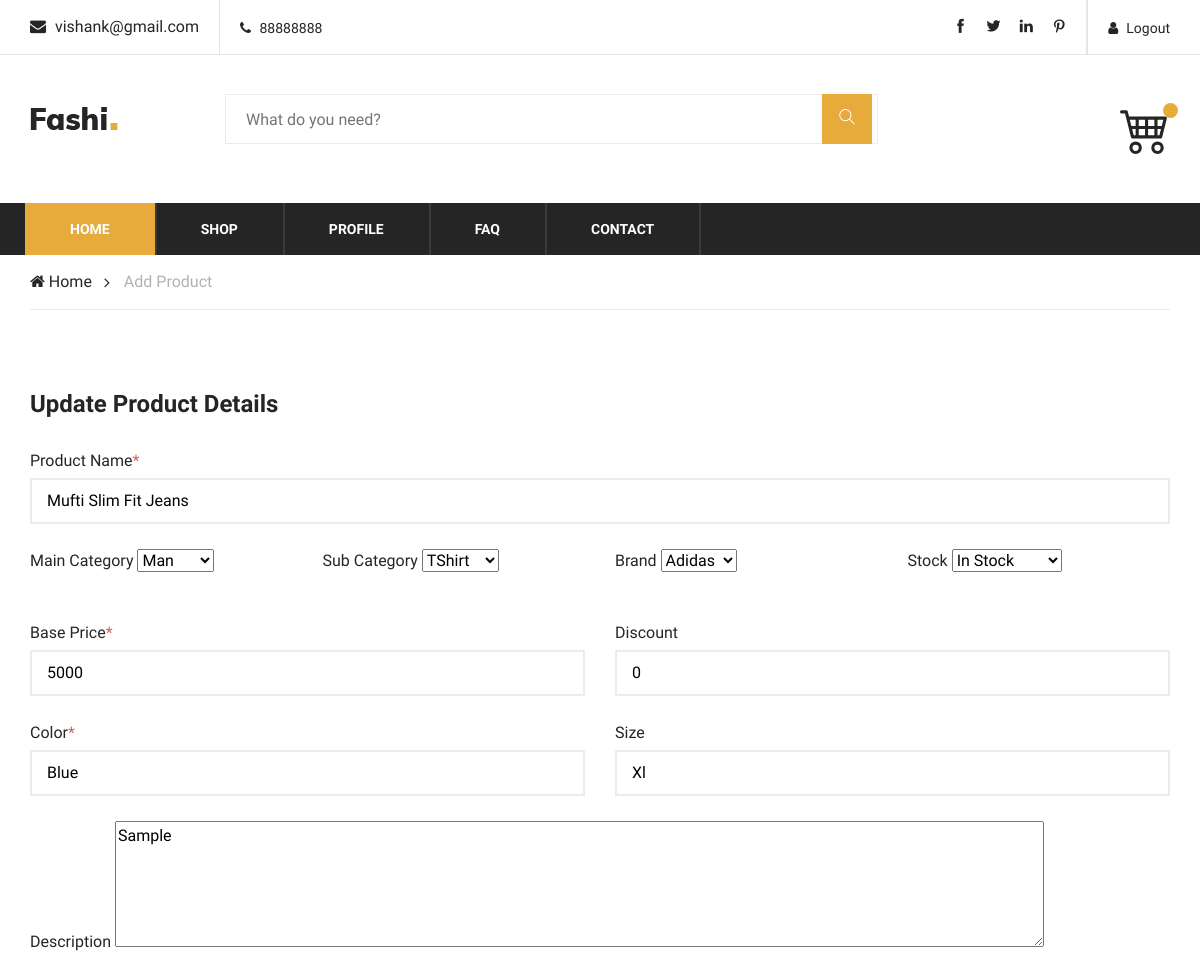
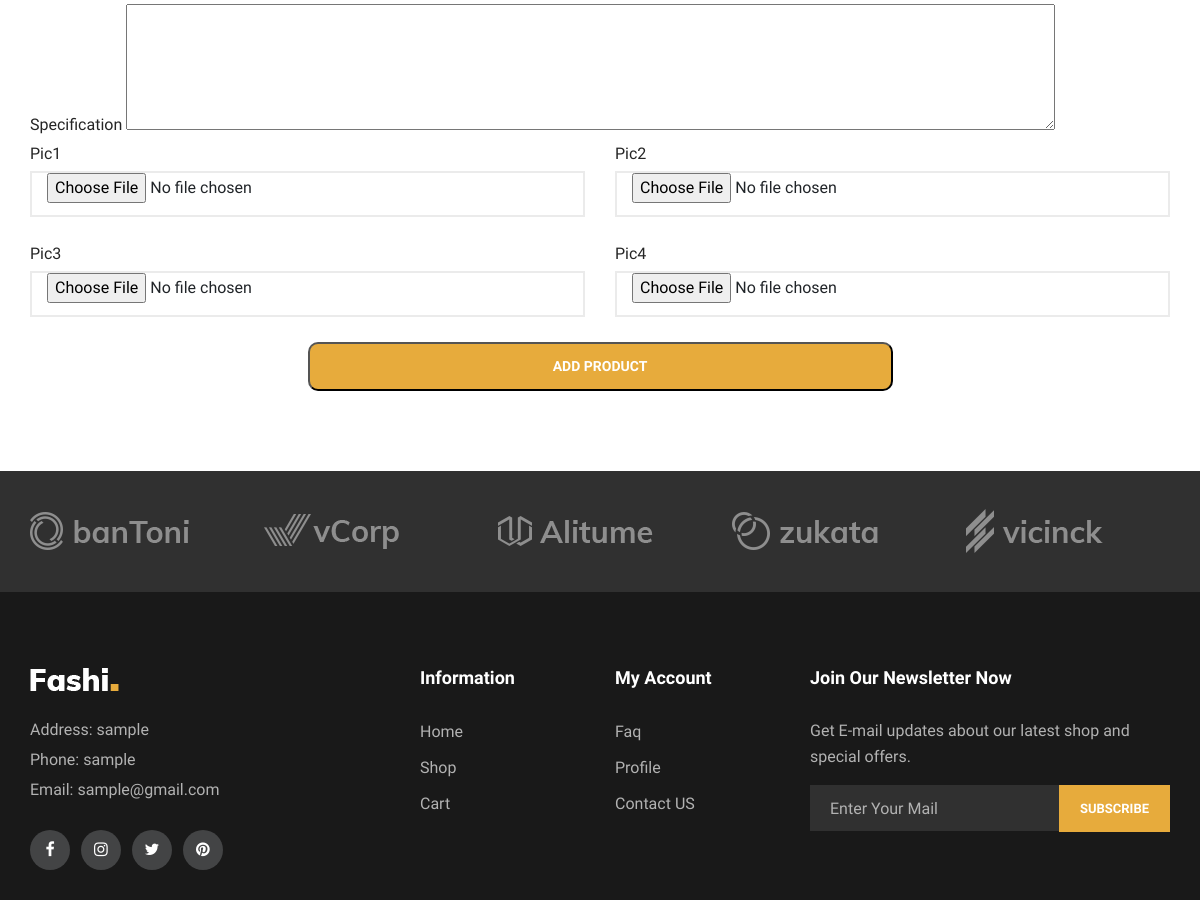
Page /editProduct/1/ (signed in) on the committed database (2 pictures, top to bottom).
### mainApp/models.py (models this page shows, shortened)
class Product(models.Model):
    pid = models.AutoField(primary_key=True)
    name = models.CharField(max_length=50)
    mainCat = models.ForeignKey(MainCat,on_delete=models.CASCADE)
    subCat = models.ForeignKey(SubCat,on_delete=models.CASCADE)
    brand = models.ForeignKey(Brand,on_delete=models.CASCADE)
    seller = models.ForeignKey(Seller,on_delete=models.CASCADE)
    basePrice = models.IntegerField()
    discount = models.IntegerField(default=0,null=True,blank=True)
    finalPrice = models.IntegerField(default=0,null=True,blank=True)
    color = models.CharField(max_length=20)
    size = models.CharField(max_length=10)
    description = models.TextField()
    time = models.DateTimeField(auto_now=True)
    stock = models.BooleanField(default=True)
    pic1 = models.ImageField(upload_to="images/")
    pic2 = models.ImageField(upload_to="images/")
    pic3 = models.ImageField(upload_to="images/")
    pic4 = models.ImageField(upload_to="images/")

### mainApp/views.py (the view, shortened to what this page needs)
# urls.py: path("editProduct/<int:num>/",views.editProduct),
@login_required(login_url='/login/')
def editProduct(request,num):
    mainCat = MainCat.objects.all()
    subCat = SubCat.objects.all()
    brand = Brand.objects.all()
    p = Product.objects.get(pid=num)
    return render(request,"editProduct.html",{
                                    "MC":mainCat,
                                    "SC":subCat,
                                    "BR":brand,
                                    "Product":p
                                    })

### mainApp/models.py (called while the page is built)
    def __str__(self):
        return self.name

    def __str__(self):
        return self.name

    def __str__(self):
        return self.name

### mainApp/templates/editProduct.html (shortened to what this page needs)
{% extends 'index.html' %}
{% load static %}
{% block body %}
<div class="breacrumb-section">
    <div class="container">
        <div class="row">
            <div class="col-lg-12">
                <div class="breadcrumb-text product-more">
                    <a href="/"><i class="fa fa-home"></i> Home</a>
                    <span>Add Product</span>
                </div>
            </div>
        </div>
    </div>
</div>
<section class="checkout-section spad">
    <div class="container">
        <form action="#" method="post" class="checkout-form" enctype="multipart/form-data">
            <div class="row">
                <div class="col-lg-12">
                    <h4>Update Product Details</h4>
                    <div class="row">
                        <div class="col-lg-12">
                            <label for="name">Product Name<span>*</span></label>
                            <input type="text" id="name" name="name" value="{{Product.name}}">
                        </div>
                        <div class="col-lg-3">
                            <label for="maincat">Main Category</label>
                            <select name="maincat">
                                {% for i in MC %}
                                <option value="{{i}}">{{i.name}}</option>
                                {% endfor %}
                            </select>
                        </div>
                        <div class="col-lg-3">
                            <label for="subcat">Sub Category</label>
                            <select name="subcat">
                                {% for i in SC %}
                                <option value="{{i}}">{{i.name}}</option>
                                {% endfor %}
                            </select>
                        </div>
                        <div class="col-lg-3">
                            <label for="brand">Brand</label>
                            <select name="brand">
                                {% for i in BR %}
                                <option value="{{i}}">{{i.name}}</option>
                                {% endfor %}
                            </select>
                        </div>
                        <div class="col-lg-3">
                            <label for="stock">Stock</label>
                            <select name="stock">
                                <option value="True">In Stock</option>
                            </select>
                        </div>
                        <br>
                        <br>
                        <br>
                        <div class="col-lg-6">
                            <label for="baseprice">Base Price<span>*</span></label>
                            <input type="text" id="baseprice" name="baseprice" value="{{Product.basePrice}}">
                        </div>
                        <div class="col-lg-6">
                            <label for="discount">Discount</label>
                            <input type="text" id="discount" name="discount" value="{{Product.discount}}">
                        </div>
                        <div class="col-lg-6">
                            <label for="color">Color<span>*</span></label>
                            <input type="text" id="color" name="color" value="{{Product.color}}">
                        </div>
                        <div class="col-lg-6">
                            <label for="size">Size</label>
                            <input type="text" id="size" name="size" value="{{Product.size}}">
                        </div>
                        <div class="col-lg-12">
                            <label for="description">Description</label>
                            <textarea name="description" id="description" cols="100" rows="5">{{Product.description}}</textarea>
                        </div>
                        <div class="col-lg-12">
                            <label for="specification">Specification</label>
                            <textarea name="specification" id="specification" cols="100" rows="5">{{Product.specification}}</textarea>
                        </div>
                        <div class="col-lg-6">
                            <label for="pic1">Pic1</label>
                            <input type="file" name="pic1" id="pic1">
                        </div>
                        <div class="col-lg-6">
                            <label for="pic2">Pic2</label>
                            <input type="file" name="pic2" id="pic2">
                        </div>
                        <div class="col-lg-6">
                            <label for="pic3">Pic3</label>
                            <input type="file" name="pic3" id="pic3">
                        </div>
                        <div class="col-lg-6">
                            <label for="pic1">Pic4</label>
                            <input type="file" name="pic4" id="pic4s">
                        </div>
                        <button type="submit" style="width: 50%;border-radius: 10px;margin-left: 25%;" class="primary-btn pd-cart">Add Product</button>
                    </div>
                </div>
            </div>
        </form>
    </div>
</section>
{% endblock %}

### mainApp/static/css/style.css (style rules this page uses)
html, body { height: 100%; font-family: "Muli", sans-serif; -webkit-font-smoothing: antialiased; font-smoothing: antialiased; }
h1, h2, h3, h4, h5, h6 { margin: 0; color: #111111; font-weight: 400; font-family: "Muli", sans-serif; }
h4 { font-size: 24px; }
.spad { padding-top: 100px; padding-bottom: 100px; }
.primary-btn { display: inline-block; font-size: 14px; font-weight: 700; padding: 12px 30px; color: #ffffff; background: #e7ab3c; text-transform: uppercase; }
.breadcrumb-text { border-bottom: 1px solid #ebebeb; padding: 15px 0; }
.breadcrumb-text.product-more a:nth-child(1):after { color: #252525; }
.breadcrumb-text a { display: inline-block; font-size: 16px; color: #252525; margin-right: 28px; position: relative; }
.breadcrumb-text a:after { position: absolute; right: -18px; top: 0px; content: ""; font-family: "FontAwesome"; font-size: 16px; color: #b2b2b2; }
.breadcrumb-text span { display: inline-block; color: #b2b2b2; }
.checkout-section { padding-top: 80px; padding-bottom: 80px; }
.checkout-form h4 { color: #252525; font-weight: 700; margin-bottom: 30px; }
.checkout-form label { color: #252525; font-size: 16px; margin-bottom: 5px; }
.checkout-form label span { color: #d85d5c; }
.checkout-form input { width: 100%; height: 46px; border: 2px solid #ebebeb; margin-bottom: 25px; padding-left: 15px; }
@media only screen and (min-width: 1200px) { .container { max-width: 1170px; } }

### rows in the picture
Product: name "Mufti Slim Fit Jeans", baseprice "5000", discount "0", color "Blue", size "Xl", description "Sample"

### other values in the picture
form field maincat "Man"
form field subcat "TShirt"
form field brand "Adidas"
